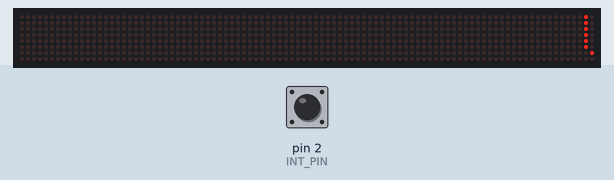
The sketch below on a simulated Arduino Uno, built with avr-gcc and run on an emulated ATmega328P. Parts: 96×8 LED matrix. The test bench sets the inputs (shaded band); at power-on: pin 2 (INT_PIN) HIGH.

Above: at 0.11 s.
At 1.26 s:
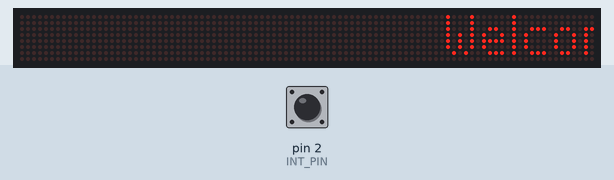
1.3 s: pin 2 (INT_PIN) pulled LOW for 0.15 s
At 1.41 s:
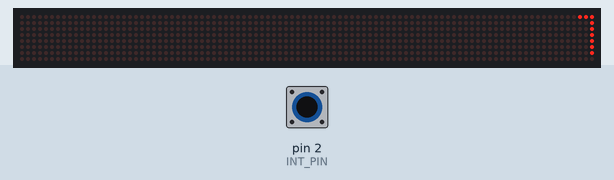

Measured:
- after the input at 1.3 s, the display: first changes at once (image 2 shows a later state)

The sketch:

parola_secret_word2.ino
```cpp
#include <MD_Parola.h>
#include <MD_MAX72xx.h>
#include <SPI.h>

#define HARDWARE_TYPE MD_MAX72XX::ICSTATION_HW //May need to be FC16_HW or ICSTATION_HW
#define MAX_DEVICES 12
#define CLK_PIN   13
#define DATA_PIN  11
#define CS_PIN    10

#define INT_PIN 2

bool secret_word_display = false;

MD_Parola P = MD_Parola(HARDWARE_TYPE, CS_PIN, MAX_DEVICES);

uint8_t scrollSpeed = 50;    // default frame delay value
textEffect_t scrollEffect = PA_SCROLL_LEFT;
textPosition_t scrollAlign = PA_LEFT;
uint16_t scrollPause = 2000; // was 2000 in milliseconds

const char* secret_word = "Make"; //was Innovation

char Message[300] = {"Welcome to the Wonder Shelf. Touch oak leaf for secret word. Welcome to the Wonder Shelf. Touch oak leaf for secret word. Welcome to the Wonder Shelf. Touch oak leaf for secret word. Welcome to the Wonder Shelf. Touch oak leaf for secret word."};

void setup()
{
  Serial.begin(57600);
  pinMode(INT_PIN, INPUT_PULLUP);
  attachInterrupt(digitalPinToInterrupt(INT_PIN),display_secret_word, FALLING);
  P.begin();
  P.displayText(Message, scrollAlign, scrollSpeed, scrollPause, scrollEffect, scrollEffect);
}

void loop()
{
  if(secret_word_display){
    P.displayClear();
    //P.print("Make"); // was Innovation
    //delay(5000);
    P.displayText("The word: Make", PA_LEFT, 50, 0, PA_SCROLL_LEFT, PA_SCROLL_LEFT); //was 5000
    while(!P.displayAnimate()){
      if(P.displayAnimate()){
        break;
      }
      //P.displayReset();
    }
    P.displayClear();
    P.displayText(Message, scrollAlign, scrollSpeed, scrollPause, scrollEffect, scrollEffect);
    secret_word_display = false;
  }
  else{
  if (P.displayAnimate())
  {
    P.displayReset();
  }
  }
}

void display_secret_word(){
  secret_word_display = true;
}
```
